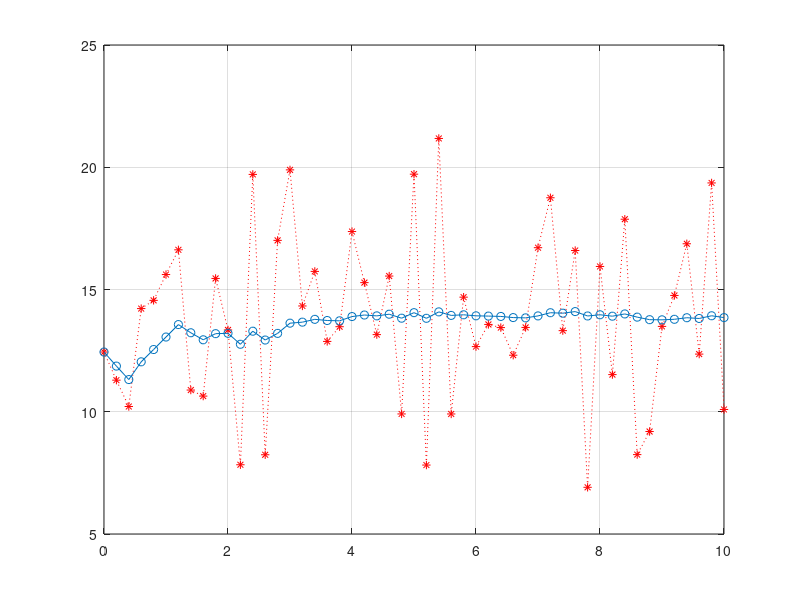

Source code (MATLAB):
% https://www.youtube.com/watch?v=HCd-leV8OkU

clear
close all
clc

prevAvg = 0;

dt = 0.2;
t = 0:dt:10;

Nsamples = length(t);

Avgsaved = zeros(Nsamples, 1);
Xmsaved = zeros(Nsamples, 1);

for k=1:Nsamples
    w = 0 + 4*randn;
    xm = 14.4 + w;
    alpha = (k - 1) / k;
    avg = alpha*prevAvg + (1 - alpha)*xm;
    prevAvg = avg;
    Avgsaved(k) = avg;
    Xmsaved(k) = xm;
    % k = k + 1;
end

figure
plot(t, Xmsaved, 'r:*')
hold on
grid on
plot(t, Avgsaved, 'o-')
